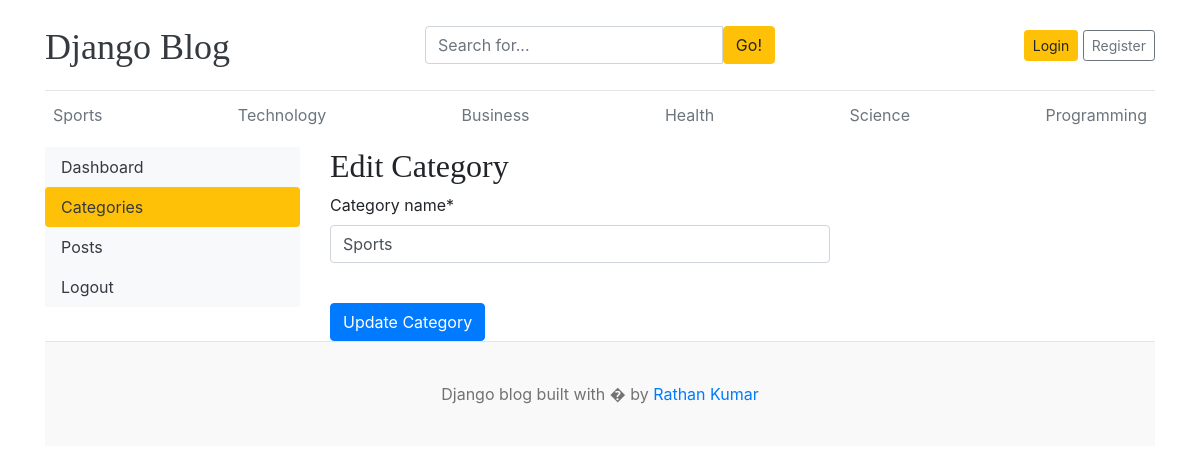
The page /dashboard/categories/edit/1/ on the database its author committed.
### blogs/models.py (models this page shows, shortened)
class Categories(models.Model):
    category_name = models.CharField(max_length=100, unique=True)
    created_at = models.DateTimeField(auto_now_add=True)
    updated_at = models.DateTimeField(auto_now=True)
    class Meta:
        verbose_name_plural = "Categories"

### dashboards/views.py (the view, shortened to what this page needs)
# urls.py: path("categories/edit/<int:pk>/", views.edit_category, name="edit_category"),
def edit_category(request, pk):
    category = get_object_or_404(Categories, pk=pk)
    context = {
        "form": CategoryForm(instance=category),
        "category": category,
    }
    return render(request, "dashboards/edit_category.html", context)

### dashboards/forms.py
class CategoryForm(forms.ModelForm):
    class Meta:
        model = Categories
        fields = "__all__"

### blogs/context_processors.py (called while the page is built)
def get_categories(request):
    categories = Categories.objects.all()
    return dict(categories=categories)

### templates/dashboards/edit_category.html (shortened to what this page needs)
{% extends 'base.html' %}
{% load crispy_forms_tags %}
{% block content %}
<div class="row">
    {% include 'dashboards/sidebar.html' %}
    <div class="col-md-9">
        <h2>Edit Category</h2>
        <form action="{% url 'dashboards:edit_category' category.id %}" method="post" style="width: 500px;">
            {{ form|crispy }}
            <br>
            <button type="submit" class="btn btn-primary">Update Category</button>
        </form>
    </div>
</div>
{% endblock %}

### templates/base.html (shortened to what this page needs)
{% load static %}
<!doctype html>
<html lang="en">
<head>
    <link href="https://getbootstrap.com/docs/4.0/dist/css/bootstrap.min.css" rel="stylesheet" />
    <link rel="stylesheet" href="https://cdnjs.cloudflare.com/ajax/libs/font-awesome/7.0.1/css/all.min.css"
 />
    <link href="{% static 'css/blog.css' %}" rel="stylesheet" />
</head>
<body>
    <div class="container">
        <header class="blog-header py-3">
            <div class="row flex-nowrap justify-content-between align-items-center">
                <div class="col-4 pt-1">
                    <a class="blog-header-logo text-dark" href="/">Django Blog</a>
                </div>
                <div class="col-4">
                    <form action="{% url 'search_blogs' %}" method="GET">
                        <div class="input-group">
                            <input type="text" name="keyword" value="{{ keyword }}" class="form-control"
                                placeholder="Search for...">
                            <span class="input-group-btn">
                                <button type="submit" class="btn btn-warning" type="button">Go!</button>
                            </span>
                        </div>
                    </form>
                </div>
                <div class="col-4 d-flex justify-content-end align-items-center">
                    {% if not user.is_authenticated %}
                    <a class="btn btn-sm btn-warning" href="{% url 'login' %}">Login</a> &nbsp;
                    <a class="btn btn-sm btn-outline-secondary" href="{% url 'register' %}">Register</a>
                    {% else %}
                    <span class="navbar-text">
                        <a href="{% url 'dashboards:dashboard' %}" class="btn btn-warning">Dashboard</a>
                        &nbsp;
                        <span><a href="{% url 'logout' %}" class="btn btn-warning">Logout</a></span>
                    </span>
                    {% endif %}
                </div>
            </div>
        </header>
        <div class="nav-scroller py-1 mb-2">
            <nav class="nav d-flex justify-content-between">
                {% for category in categories %}
                <a class="p-2 text-muted" href="{% url 'posts_by_category' category.id %}">{{ category.category_name }}</a>
                {% endfor %}
            </nav>
        </div>
        {% block content %} {% endblock %}
        <footer class="blog-footer">
            <p>Django blog built with � by <a href="#">Rathan Kumar</a></p>
        </footer>
    </div>
</body>
</html>

### static/css/blog.css (style rules this page uses)
.blog-header { border-bottom: 1px solid #e5e5e5; }
.blog-header-logo { font-family: "Playfair Display", Georgia, "Times New Roman", serif ; font-size: 2.25rem; }
h1, h2, h3, h4, h5, h6 { font-family: "Playfair Display", Georgia, "Times New Roman", serif ; }
.blog-footer { padding: 2.5rem 0; color: #727272; text-align: center; background-color: #f9f9f9; border-top: 0.05rem solid #e5e5e5; }
.blog-footer p:last-child { margin-bottom: 0; }

### rows shown on the page
Categories: category_name "Sports"
Categories: category_name "Technology"
Categories: category_name "Business"
Categories: category_name "Health"
Categories: category_name "Science"
Categories: category_name "Programming"
